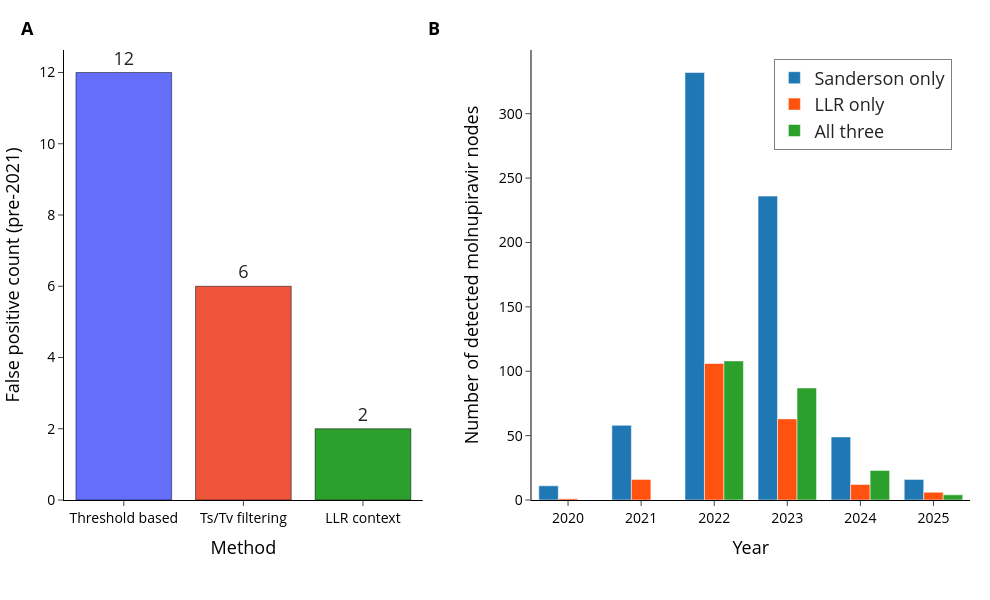

Notebook code for this chart:
### Code cell
# SAME PLOT but strict LLR MOV definition (LLR > 3 and sum_contexts > 2)
import plotly
import plotly.graph_objects as go
from plotly.subplots import make_subplots

fig = make_subplots(rows=1, cols=2, horizontal_spacing=0.12, column_widths=[0.45, 0.55])

years_list = [2020, 2021, 2022, 2023, 2024, 2025]
x = np.arange(len(years_list))
width = 0.25

# Panel A - false positives (unchanged)
methods = ["Threshold\nbased", "Ts/Tv\nfiltering", "LLR\ncontext"]
fp_counts = [12, 6, 2]
colors_fp = ["#636EFA", "#EF553B", "#2ca02c"]

fig.add_trace(
    go.Bar(
        x=methods, 
        y=fp_counts, 
        name="FP count", 
        marker=dict(color=colors_fp, line=dict(color='black', width=0.5)),
        showlegend=False,
        text=[f"{count}" for count in fp_counts],
        textposition="outside",
        textfont=dict(size=18)
    ), 
    row=1, col=1
)


# Add traces for panel B
fig.add_trace(go.Bar(x=years_list, y=sanderson_only_years, name="Sanderson only", marker_color='#1f77b4', showlegend=True), row=1, col=2)
fig.add_trace(go.Bar(x=years_list, y=llr_only_years, name="LLR only", marker_color="#ff520e", showlegend=True), row=1, col=2)
fig.add_trace(go.Bar(x=years_list, y=all_three_years, name="All three", marker_color="#2ca02c", showlegend=True), row=1, col=2)

width_in = 3.3
height_in = 2
dpi = 300


fig.update_layout(
    width=int(width_in * dpi),    
    height=int(height_in * dpi),
    margin=dict(l=60, r=20, t=50, b=100),
    template='simple_white',
    barmode='group',  
    legend=dict(
        font=dict(size=18),
        x=0.98,
        y=0.98,
        xanchor='right',
        yanchor='top',
        bgcolor='rgba(255,255,255,0.85)',
        bordercolor='black',
        borderwidth=0.5
    )
)

# Panel A axes
fig.update_xaxes(
    title_text="Method",
    tickmode='linear',
    title_font=dict(size=18, color='black'),
    tickfont=dict(size=14, color='black'),
    linecolor='black',
    linewidth=1,
    row=1, col=1
)

fig.update_yaxes(
    title_text="False positive count (pre-2021)",
    title_font=dict(size=18, color='black'),
    tickfont=dict(size=14, color='black'),
    linecolor='black',
    linewidth=1,
    tickangle=0,
    row=1, col=1
)

# Panel B axes
fig.update_xaxes(
    title_text="Year",
    tickmode='linear',
    title_font=dict(size=18, color='black'),
    tickfont=dict(size=14, color='black'),
    linecolor='black',
    linewidth=1,
    row=1, col=2
)

fig.update_yaxes(
    title_text="Number of detected molnupiravir nodes",
    title_font=dict(size=18, color='black'),
    tickfont=dict(size=14, color='black'),
    linecolor='black',
    linewidth=1,
    row=1, col=2
)

fig.add_annotation(
    text="<b>A</b>",
    xref="paper", yref="paper",
    x=-0.05, y=1.08,          
    showarrow=False,
    font=dict(size=18, color='black'),
    xanchor='left', yanchor='top'
)

fig.add_annotation(
    text="<b>B</b>",
    xref="paper", yref="paper",
    x=0.40, y=1.08,           
    showarrow=False,
    font=dict(size=18, color='black'),
    xanchor='left', yanchor='top'
)

fig.show()

fig.write_image("/Users/reem/molnupiravir_paper/Figures/model_comparison_strict.pdf")

### Figure 1 — Plotly figure (JSON) as saved in the notebook; plotly's stock layout.template omitted (floating-point values rounded to 4 significant figures)
{"data": [{"marker": {"color": ["#636EFA", "#EF553B", "#2ca02c"], "line": {"color": "black", "width": 0.5}}, "name": "FP count", "showlegend": false, "text": ["12", "6", "2"], "textfont": {"size": 18}, "textposition": "outside", "type": "bar", "x": ["Threshold\nbased", "Ts/Tv\nfiltering", "LLR\ncontext"], "xaxis": "x", "y": [12, 6, 2], "yaxis": "y"}, {"marker": {"color": "#1f77b4"}, "name": "Sanderson only", "showlegend": true, "type": "bar", "x": [2020, 2021, 2022, 2023, 2024, 2025], "xaxis": "x2", "y": [11, 58, 332, 236, 49, 16], "yaxis": "y2"}, {"marker": {"color": "#ff520e"}, "name": "LLR only", "showlegend": true, "type": "bar", "x": [2020, 2021, 2022, 2023, 2024, 2025], "xaxis": "x2", "y": [1, 16, 106, 63, 12, 6], "yaxis": "y2"}, {"marker": {"color": "#2ca02c"}, "name": "All three", "showlegend": true, "type": "bar", "x": [2020, 2021, 2022, 2023, 2024, 2025], "xaxis": "x2", "y": [0, 0, 108, 87, 23, 4], "yaxis": "y2"}], "layout": {"annotations": [{"font": {"color": "black", "size": 18}, "showarrow": false, "text": "<b>A</b>", "x": -0.05, "xanchor": "left", "xref": "paper", "y": 1.08, "yanchor": "top", "yref": "paper"}, {"font": {"color": "black", "size": 18}, "showarrow": false, "text": "<b>B</b>", "x": 0.4, "xanchor": "left", "xref": "paper", "y": 1.08, "yanchor": "top", "yref": "paper"}], "barmode": "group", "height": 600, "legend": {"bgcolor": "rgba(255,255,255,0.85)", "bordercolor": "black", "borderwidth": 0.5, "font": {"size": 18}, "x": 0.98, "xanchor": "right", "y": 0.98, "yanchor": "top"}, "margin": {"b": 100, "l": 60, "r": 20, "t": 50}, "width": 990, "xaxis": {"anchor": "y", "domain": [0, 0.396], "linecolor": "black", "linewidth": 1, "tickfont": {"color": "black", "size": 14}, "tickmode": "linear", "title": {"font": {"color": "black", "size": 18}, "text": "Method"}}, "xaxis2": {"anchor": "y2", "domain": [0.516, 1], "linecolor": "black", "linewidth": 1, "tickfont": {"color": "black", "size": 14}, "tickmode": "linear", "title": {"font": {"color": "black", "size": 18}, "text": "Year"}}, "yaxis": {"anchor": "x", "domain": [0, 1], "linecolor": "black", "linewidth": 1, "tickangle": 0, "tickfont": {"color": "black", "size": 14}, "title": {"font": {"color": "black", "size": 18}, "text": "False positive count (pre-2021)"}}, "yaxis2": {"anchor": "x2", "domain": [0, 1], "linecolor": "black", "linewidth": 1, "tickfont": {"color": "black", "size": 14}, "title": {"font": {"color": "black", "size": 18}, "text": "Number of detected molnupiravir nodes"}}}}
